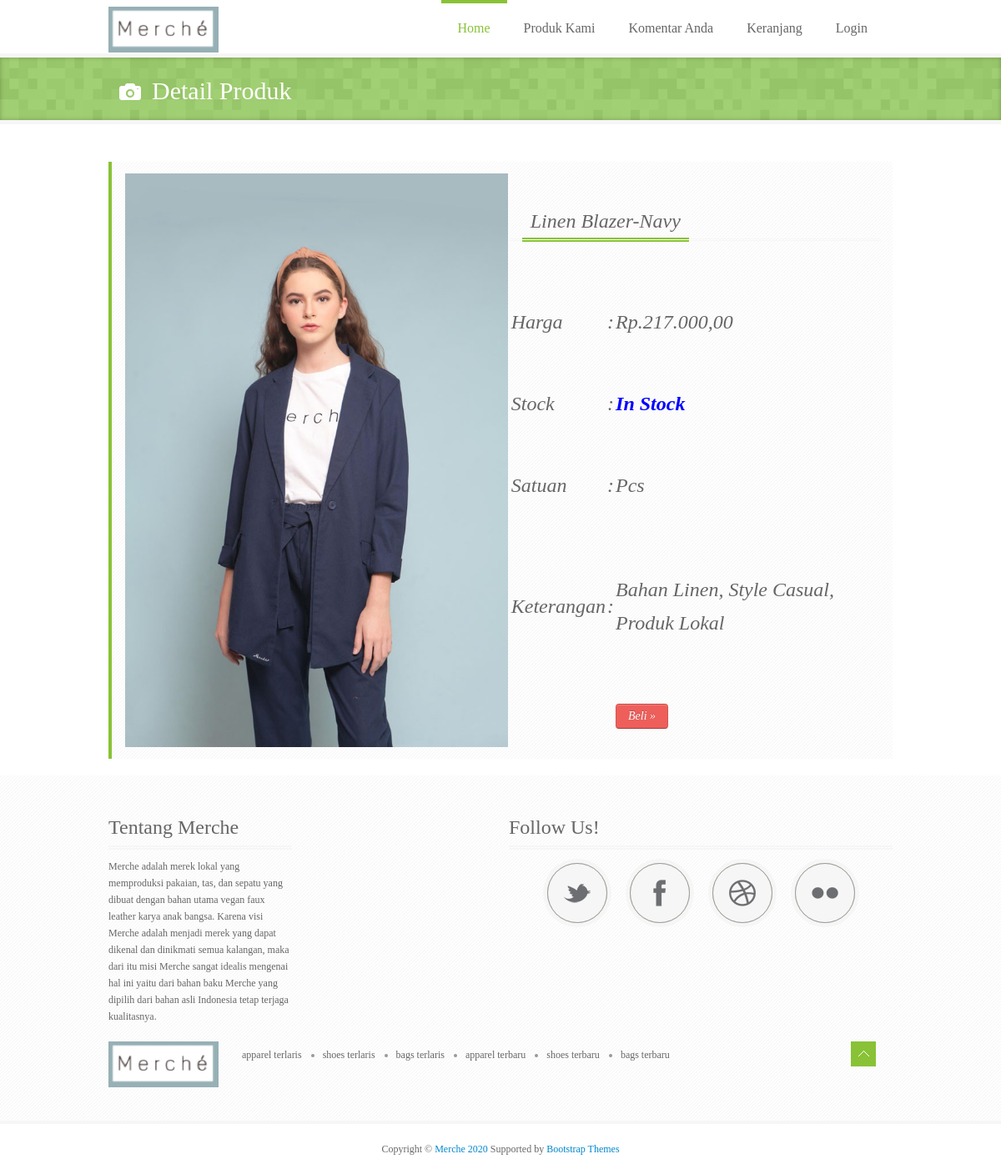
The app's page /index.php?link=detailbarang&kd=14 with its own data.
### tables this page shows
CREATE TABLE `produk` (
  `br_id` int(11) NOT NULL,
  `br_nm` varchar(100) DEFAULT NULL,
  `br_item` int(11) DEFAULT NULL,
  `br_hrg` double DEFAULT NULL,
  `br_stok` int(11) DEFAULT NULL,
  `br_satuan` varchar(20) DEFAULT NULL,
  `br_sts` char(1) DEFAULT NULL,
  `ket` varchar(200) DEFAULT NULL,
  `br_kat` varchar(20) DEFAULT NULL,
  `br_gbr` varchar(200) DEFAULT NULL
);

### content/produk_detail.php (the view, shortened to what this page needs)
<div id="page-title">
           <div id="page-title-inner">
               <div class="container">
                       <h2><i class="ico-camera ico-white"></i>Detail Produk</h2>
               </div>
           </div>
</div>
       <div id="wrapper">
           <div class="container">
               <div class="row">
                   <div class="col-sm-6">
                       <?php
                       $kd = filter_input(INPUT_GET, 'kd', FILTER_SANITIZE_URL);
                       $query = mysqli_query($koneksi, "SELECT * FROM produk WHERE br_id='$kd'");
                       $data = mysqli_fetch_array($query);
                       ?>
                       <div class="hero-unit" style="margin-left: 20px;">
                           <table>
                               <tr>
                                   <td rowspan="7"><img src="<?php echo $data['br_gbr']; ?>" /></td>
                               </tr>
                               <tr>
                                   <td colspan="4"><div class="title"><h3><?php echo $data['br_nm']; ?></h3></div></td>
                               </tr>
                               <tr>
                                   <td></td>
                                   <td size="200"><h3>Harga</h3></td>
                                   <td><h3>:</h3></td>
                                   <td><div><h3>Rp.<?php echo number_format($data['br_hrg'], 2, ",", "."); ?></h3></div></td>
                               </tr>
                               <tr>
                                   <td></td>
                                   <td><h3>Stock</h3></td>
                                   <td><h3>:</h3></td>
                                   <td><div><h3><?php
                                               if ($data['br_stok'] >= 1) {
                                                   echo '<strong style="color: blue;">In Stock</strong>';
                                               } else {
                                                   echo '<strong style="color: red;">Out Of Stock</strong>';
                                               };
                                               ?></h3></div></td>
                               </tr>
                               <tr>
                                   <td></td>
                                   <td><h3>Satuan</h3></td>
                                   <td><h3>:</h3></td>
                                   <td><div><h3><?php echo $data['br_satuan']; ?></h3></div></td>
                               </tr>
                               <tr>
                                   <td></td>
                                   <td><h3>Keterangan</h3></td>
                                   <td><h3>:</h3></td>
                                   <td><div><h3><?php echo $data['ket']; ?></h3></div></td>
                               </tr>
                               <tr>
                                   <td></td>
                                   <td></td>
                                   <td></td>
                                   <td><div class="clear"> <a href="cart.php?act=add&amp;barang_id=<?php echo $data['br_id']; ?>&amp;ref=index.php?link=keranjang&kd=<?php echo $data['br_id']; ?>" class="btn btn-lg btn-danger">Beli &raquo;</a></div></td>
                               </tr>
                           </table>
                       </div>
                   </div>
               </div>
           </div>
       </div>

### assets/css/style.css (style rules this page uses)
.clear { clear:both; }
body { font-family: 'Droid Sans'; font-size: 12px; color: #666; }
h1, h2, h3, h4, h5, h6 { font-family: "Boogaloo" !important; font-weight: normal !important; color: #666; margin: 0; padding: 0; }
.title { border-bottom: 3px double #f6f6f6; margin-bottom: 10px; }
.title h1, .title h2, .title h3, .title h4, .title h5, .title h6 { border-bottom: 5px double #89c236 !important; margin-bottom: -4px !important; display: inline-block !important; padding: 0px 10px !important; margin-left:15px !important; margin-right:15px !important; }
#wrapper { background: #fff; }
#page-title { background: url(../img/bg-grey2.png); display: block; margin-bottom: 25px; position: relative; z-index: 20; border-bottom: 5px solid #f6f6f6; }
#page-title-inner { background: rgba(153,204,102, 0.9); -webkit-box-shadow: inset 0px 0px 5px rgba(0,0,0,.25); -moz-box-shadow: inset 0px 0px 5px rgba(0,0,0,.25); box-shadow: inset 0px 0px 5px rgba(0,0,0,.25); padding: 10px; }
#page-title i { margin: -6px 2px -5px -18px; padding: 0px; }
#page-title h2 { display: inline-block; font-family: "Boogaloo" !important; color: #fff; padding: 10px 20px 5px 20px; font-size: 30px; }
.hero-unit { background: #fff url(../img/bg-k10.png); border-left: 4px solid #89c236; padding: 13px 13px 13px 15px; font-style: italic; margin: 20px auto; -webkit-border-radius: 0px; -moz-border-radius: 0px; border-radius: 0px; font-size: 14px !important; }
.btn { border-color: #c5c5c5; border-color: rgba(0, 0, 0, 0.15) rgba(0, 0, 0, 0.15) rgba(0, 0, 0, 0.25); }
.btn-danger { background-color: #da4f49; color: #ffffff; background-image: -moz-linear-gradient(top, #ee5f5b, #ee5f5b); background-image: -ms-linear-gradient(top, #ee5f5b, #ee5f5b); background-image: -webkit-gradient(linear, 0 0, 0 100%, from(#ee5f5b), to(#ee5f5b)); background-image: -webkit-linear-gradient(top, #ee5f5b, #ee5f5b); background-image: -o-linear-gradient(top, #ee5f5b, #ee5f5b); background-image: linear-gradient(top, #ee5f5b, #ee5f5b); background-repeat: repeat-x; filter: progid:DXImageTransform.Microsoft.gradient(startColorstr='#'ee5f5b, endColorstr='#'ee5f5b, GradientType=0); border-color: #bd362f #bd362f #802420; border-color: rgba(0, 0, 0, 0.1) rgba(0, 0, 0, 0.1) rgba(0, 0, 0, 0.25); filter: progid:DXImageTransform.Microsoft.gradient(enabled = false); }

### records on screen
produk: br_gbr (picture), br_nm "Linen Blazer-Navy", br_hrg "217.000,00", br_satuan "Pcs", ket "Bahan Linen, Style Casual, Produk Lokal"
